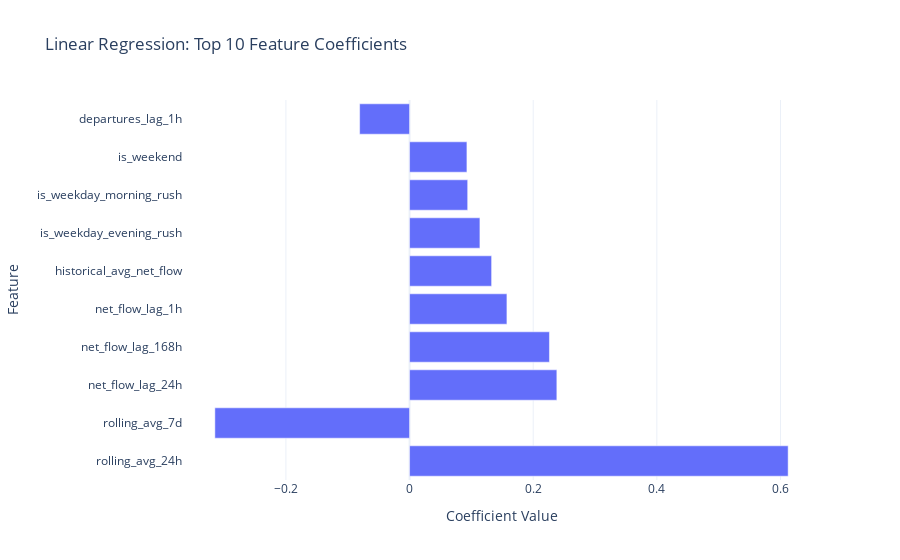

This figure's notebook cell:
### Code cell
# Feature importance (coefficients)
feature_importance = pd.DataFrame({
	'feature': feature_cols,
	'coefficient': lr_model.coef_
}).sort_values('coefficient', key=abs, ascending=False)

print("\nTop 10 Most Important Features (by absolute coefficient):")
print(feature_importance.head(10))

# Visualize
fig = px.bar(
	feature_importance.head(10),
	x='coefficient',
	y='feature',
	orientation='h',
	title='Linear Regression: Top 10 Feature Coefficients',
	labels={'coefficient': 'Coefficient Value', 'feature': 'Feature'},
	template='plotly_white'
)
fig.show()

### Figure 1 — Plotly figure (JSON) as saved in the notebook; plotly's stock layout.template omitted (floating-point values rounded to 4 significant figures)
{"data": [{"hovertemplate": "Coefficient Value=%{x}<br>Feature=%{y}<extra></extra>", "legendgroup": "", "marker": {"color": "#636efa", "pattern": {"shape": ""}}, "name": "", "orientation": "h", "showlegend": false, "textposition": "auto", "type": "bar", "x": [0.6124, -0.315, 0.2382, 0.2263, 0.1575, 0.1327, 0.1138, 0.094, 0.09276, -0.08078], "xaxis": "x", "y": ["rolling_avg_24h", "rolling_avg_7d", "net_flow_lag_24h", "net_flow_lag_168h", "net_flow_lag_1h", "historical_avg_net_flow", "is_weekday_evening_rush", "is_weekday_morning_rush", "is_weekend", "departures_lag_1h"], "yaxis": "y"}], "layout": {"barmode": "relative", "legend": {"tracegroupgap": 0}, "title": {"text": "Linear Regression: Top 10 Feature Coefficients"}, "xaxis": {"anchor": "y", "domain": [0, 1], "title": {"text": "Coefficient Value"}}, "yaxis": {"anchor": "x", "domain": [0, 1], "title": {"text": "Feature"}}}}
